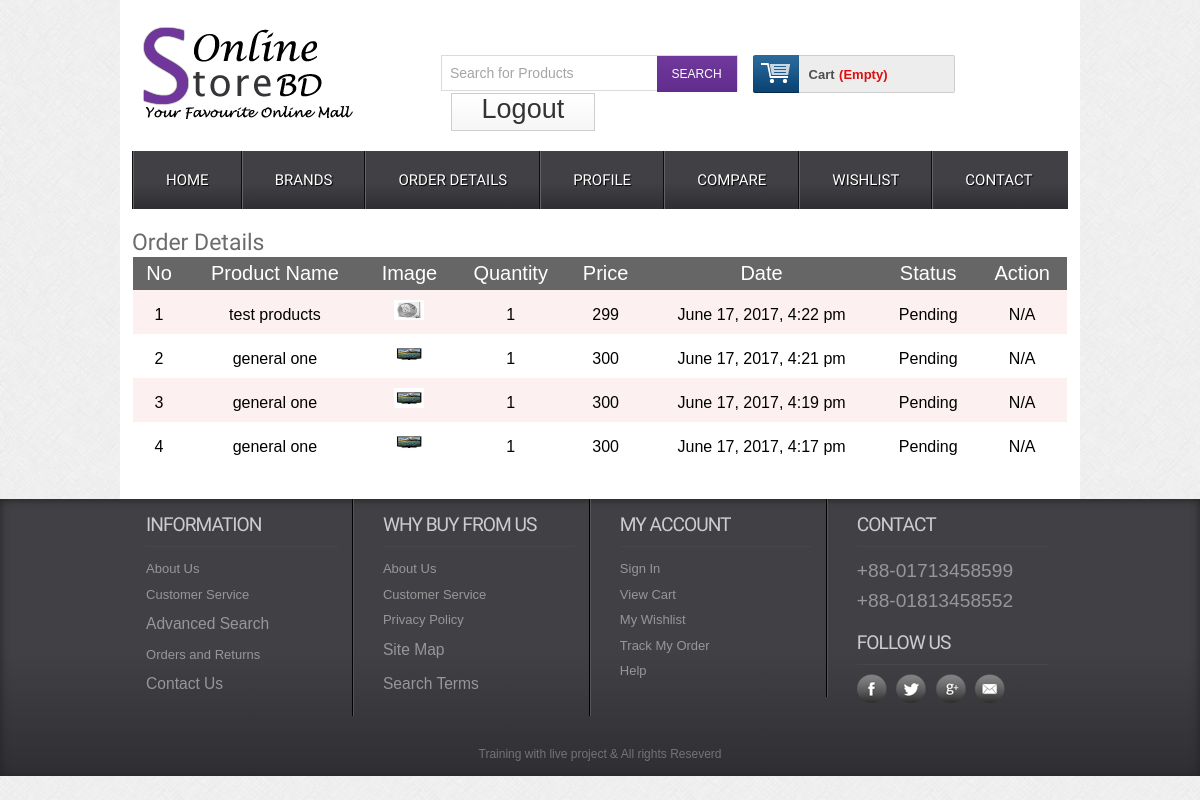
/orderdetails.php (signed in), run on the app's committed database.
### tables this page shows
CREATE TABLE `tbl_order` (
  `id` int(11) NOT NULL,
  `cmrId` int(11) NOT NULL,
  `productId` int(11) NOT NULL,
  `productName` varchar(255) NOT NULL,
  `quantity` int(11) NOT NULL,
  `price` float NOT NULL,
  `image` varchar(255) NOT NULL,
  `date` datetime NOT NULL DEFAULT CURRENT_TIMESTAMP,
  `status` int(11) NOT NULL DEFAULT '0'
);

### classes/Cart.php (called while the page is built, shortened)
<?php
$filepath = realpath(dirname(__FILE__));
include_once ($filepath.'/../lib/Database.php');
include_once ($filepath.'/../helpers/formate.php');
?>
<?php
	class Cart{
		private $db;
		public function __construct(){
			$this->db = new Database();
	}
public function getOrderProduct($cmrId){
$query = "SELECT * FROM tbl_order WHERE cmrId = '$cmrId' ORDER BY date DESC ";
	$result = $this->db->select($query);
		return $result;
}
}
?>

### lib/Database.php (called while the page is built, shortened)
<?php
Class Database{
 public $host   = DB_HOST;
 public $user   = DB_USER;
 public $pass   = DB_PASS;
 public $dbname = DB_NAME;
 public $link;
private function connectDB(){
 $this->link = new mysqli($this->host, $this->user, $this->pass,
  $this->dbname);
 }
public function select($query){
  $result = $this->link->query($query) or
   die($this->link->error.__LINE__);
  if($result->num_rows > 0){
    return $result;
  } else {
    return false;
  }
 }
}

### lib/Session.php (called while the page is built, shortened)
<?php
class Session{
	public static function get($key){
		if (isset($_SESSION[$key])) {
			return $_SESSION[$key];
		}else {
			return false;
		}
	}
}
?>

### helpers/formate.php (called while the page is built, shortened)
<?php
class Format{
	public function formatDate($date){
		return date('F j, Y, g:i a', strtotime($date));
	}
}
?>

### orderdetails.php (the view, shortened to what this page needs)
<?php include 'inc/header.php'; ?>
<div class="main">
<div class="content">
 	<div class="section group">
 		<div class="notfound">
 			<h2>Order Details</h2>
<table class="tblone">
<tr>
	<th>No</th>
	<th>Product Name</th>
	<th>Image</th>
	<th>Quantity</th>
	<th>Price</th>
	<th>Date</th>
	<th>Status</th>
	<th>Action</th>
</tr>
<?php
$cmrId = Session::get("cmrId");
$getOrder = $ct->getOrderProduct($cmrId);
if ($getOrder) {
	$i = 0;
	while ($result = $getOrder->fetch_assoc()) {
		$i++;
?>
<tr>
	<td><?php echo $i; ?></td>
	<td><?php echo $result['productName']; ?></td>
	<td><img src="admin/<?php echo $result['image']; ?>" alt=""/></td>
	<td><?php echo $result['quantity']; ?></td>
	<td><?php echo $result['price']; ?>
	</td>
	<td><?php echo $fm->formatDate($result['date']); ?></td>
	<td><?php
	if ($result['status'] =='0') {
		echo "Pending";
	}elseif($result['status'] =='1'){
		echo "Shifted";
	}else{
		echo "OK";
	}
	?>
	</td>
<?php
if ($result['status'] == '1') { ?>
<td><a href="?customerid=<?php echo $cmrId; ?>&price=<?php echo $result['price']; ?>&time=<?php echo $result['date']; ?>">Confirm</a></td>
<?php } elseif ($result['status'] == '2') { ?>
<td>OK</td>
<?php }elseif($result['status'] == '0') { ?>
<td>N/A</td>
<?php } ?>
</tr>
<?php } } ?>
</table>
 		</div>
 	</div>
</div>
</div>
<?php include 'inc/footer.php'; ?>

### css/style.css (style rules this page uses)
html,body,div,span,applet,object,iframe,h1,h2,h3,h4,h5,h6,p,blockquote,pre,a,abbr,acronym,address,big,cite,code,del,dfn,em,img,ins,kbd,q,s,samp,small,strike,strong,sub,sup,tt,var,b,u,i,dl,dt,dd,ol,nav ul,nav li,fieldset,form,label,legend,table,caption,tbody,tfoot,thead,tr,th,td,article,aside,canvas,details,embed,figure,figcaption,footer,header,hgroup,menu,nav,output,ruby,section,summary,time,mark,audio,video { margin:0;padding:0;border:0;font-size:100%;font:inherit;vertical-align:baseline; }
table { border-collapse:collapse;border-spacing:0; }
img { max-width:100%; }
body { font-family:Arial, Helvetica, sans-serif; background:url(../images/body_bg3.jpg); }
.section { clear: both; padding: 0px; margin: 0px; }
.group:before, .group:after { content:""; display:table; }
.group:after { clear:both; }
.group { zoom:1; }
.content { padding:20px 0; background:#FFF; }
.content h2 { font-size:23px; color:#6C6C6C; font-family: 'Monda', sans-serif; }
.tblone { border: 1px solid #fff; margin-bottom: 12px; width: 100%; }
.tblone th { background: #666 none repeat scroll 0 0; color: #fff; font-size: 20px; padding: 5px 8px; text-align: center; }
.tblone td { padding:10px;text-align:center; }
table.tblone tr:nth-child(2n+1) { background:#fff;height:30px; }
table.tblone tr:nth-child(2n) { background:#fdf0f1;height:30px; }
table.tblone img { height: 20px; width: 30px; }

### data on the page
tbl_order: productName "test products", image (picture), quantity "1", price "299", date "June 17, 2017, 4:22 pm", status "Pending"
tbl_order: productName "general one", image (picture), quantity "1", price "300", date "June 17, 2017, 4:21 pm", status "Pending"
tbl_order: productName "general one", image (picture), quantity "1", price "300", date "June 17, 2017, 4:19 pm", status "Pending"
tbl_order: productName "general one", image (picture), quantity "1", price "300", date "June 17, 2017, 4:17 pm", status "Pending"
